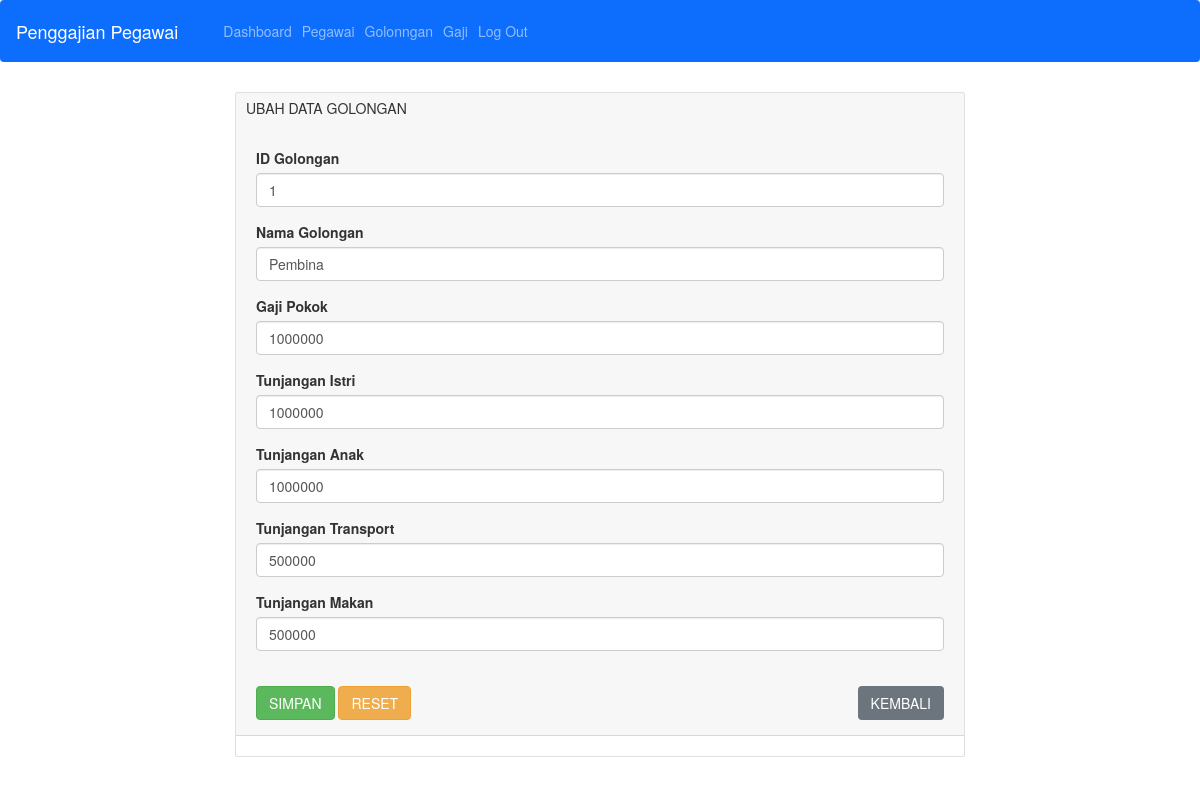
The page /golongan/ubah/1 on the database its author committed.
### tables this page shows
CREATE TABLE `golongan` (
  `id_golongan` int(11) NOT NULL AUTO_INCREMENT,
  `nama_golongan` varchar(100) DEFAULT NULL,
  `gaji_pokok` int(12) DEFAULT NULL,
  `tunjangan_istri` int(12) DEFAULT NULL,
  `tunjangan_anak` int(12) DEFAULT NULL,
  `tunjangan_transport` int(12) DEFAULT NULL,
  `tunjangan_makan` int(12) DEFAULT NULL,
  PRIMARY KEY (`id_golongan`)
);

### application/controllers/Golongan.php (called while the page is built, shortened)
<?php
class Golongan extends CI_Controller
{
    public function __construct()
    {
        $this->load->model('Golongan_model');
        $this->load->library('form_validation');
    }
    public function ubah($id_golongan)
    {
        $data['judul'] = 'Ubah Data Pegawai';
        $data['golongan'] = $this->Golongan_model->getGolonganById($id_golongan);
        $this->form_validation->set_rules('id_golongan', 'ID Golongan', 'required|max_length[1]');
        $this->form_validation->set_rules('nama_golongan', 'Nama Golongan', 'required|max_length[50]');
        $this->form_validation->set_rules('gaji_pokok', 'Gaji Pokok', 'required|max_length[12]');
        $this->form_validation->set_rules('tunjangan_istri', 'Tunjangan Istri', 'required|max_length[50]');
        $this->form_validation->set_rules('tunjangan_anak', 'Tunjangan Anak', 'required');
        $this->form_validation->set_rules('tunjangan_transport', 'Tunjangan Transport', 'required');
        $this->form_validation->set_rules('tunjangan_makan', 'Tunjangan Makan', 'required');
        if ($this->form_validation->run() == FALSE) {
            $this->load->view('templates/header', $data);
            $this->load->view('golongan/ubah', $data);
            $this->load->view('templates/footer');
        } else {
            $this->Golongan_model->UbahDataGolongan();
            $this->session->set_flashdata('flash', 'DiUbah');
            redirect('golongan/index');
        }
    }
}

### index.php (called while the page is built, shortened)
<?php
require_once BASEPATH.'core/CodeIgniter.php';

### application/models/Golongan_model.php (called while the page is built, shortened)
<?php
class Golongan_model extends CI_Model
{
    public function getGolonganById($id_golongan)
    {
        return $this->db->get_where('golongan', ['id_golongan' => $id_golongan])->row_array();
    }
}

### application/views/golongan/ubah.php (the view, shortened to what this page needs)
<div class="container" style="margin-top: 30px">
    <div class="row">
        <div class="col-md-8 offset-md-2">
            <div class="card">
                <div class="card-header">
                    UBAH DATA GOLONGAN
                    <div class="card-body">
                </div>
                <div class="card-body">
                    <form action="" method="POST">
                        <div class="form-group">
                            <label for="id_golongan">ID Golongan</label>
                            <input type="text" name="id_golongan" placeholder="Masukkan ID Golongan" class="form-control" value="<?= $golongan['id_golongan']; ?>">
                        </div>
                        <div class="form-group">
                            <label for="nama_golongan">Nama Golongan</label>
                            <input type="text" name="nama_golongan" placeholder="Masukkan Nama Golongan" class="form-control" value="<?= $golongan['nama_golongan']; ?>">
                        </div>
                        <div class="form-group">
                            <label for="gaji_pokok">Gaji Pokok</label>
                            <input type="text" name="gaji_pokok" placeholder="Jumlah Gaji Pokok" class="form-control" value="<?= $golongan['gaji_pokok']; ?>">
                        </div>
                        <div class="form-group">
                            <label for="tunjangan_istri">Tunjangan Istri</label>
                            <input type="text" name="tunjangan_istri" placeholder="Jumlah Tunjangan Istri" class="form-control" value="<?= $golongan['tunjangan_istri']; ?>">
                        </div>
                        <div class="form-group">
                            <label for="tunjangan_anak">Tunjangan Anak</label>
                            <input type="text" name="tunjangan_anak" placeholder="Jumlah Tunjangan Anak" class="form-control" value="<?= $golongan['tunjangan_anak']; ?>">
                        </div>
                        <div class="form-group">
                            <label for="tunjangan_transport">Tunjangan Transport</label>
                            <input type="text" name="tunjangan_transport" placeholder="Jumlah Tunjangan Transport" class="form-control" value="<?= $golongan['tunjangan_transport']; ?>">
                        </div>
                        <div class="form-group">
                            <label for="tunjangan_makan">Tunjangan Makan</label>
                            <input type="text" name="tunjangan_makan" placeholder="Jumlah Tunjangan Makan" class="form-control" value="<?= $golongan['tunjangan_makan']; ?>">
                        </div>
                        <br>
                        <button type="submit" class="btn btn-success">SIMPAN</button>
                        <button type="reset" class="btn btn-warning">RESET</button>
                        <a href="<?php echo base_url() ?>golongan/index" class="btn btn-md btn-secondary float-end">KEMBALI</a>
                    </form>
                </div>
            </div>
            <br>
        </div>
    </div>
</div>

### assets/css/style.css (style rules this page uses)
body { background-color: #1111; }

### assets/css/ilmudetil.css (style rules this page uses)
a { color: #FFC107;text-decoration: none; }

### rows shown on the page
golongan: id_golongan "1", nama_golongan "Pembina", gaji_pokok "1000000", tunjangan_istri "1000000", tunjangan_anak "1000000", tunjangan_transport "500000", tunjangan_makan "500000"
